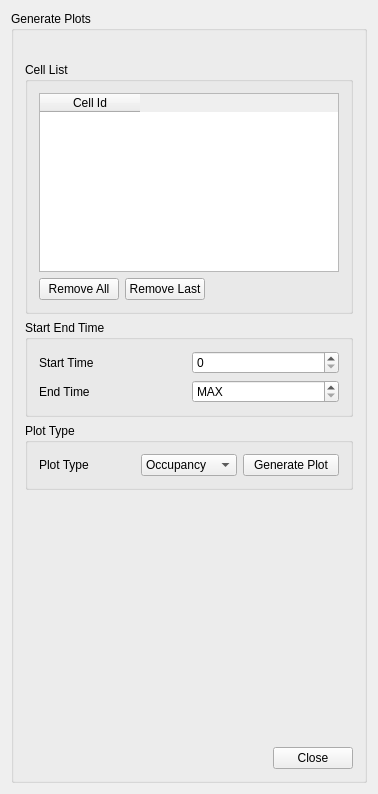
<?xml version="1.0" encoding="UTF-8"?>
<ui version="4.0">
 <class>DGenDelayPlotPanel</class>
 <widget class="QWidget" name="DGenDelayPlotPanel">
  <property name="geometry">
   <rect>
    <x>0</x>
    <y>0</y>
    <width>358</width>
    <height>794</height>
   </rect>
  </property>
  <property name="windowTitle">
   <string>DGenDelayPlotPanel</string>
  </property>
  <layout class="QVBoxLayout" name="verticalLayout_2">
   <item>
    <widget class="QGroupBox" name="DGenDelayPlot_groupBox1">
     <property name="sizePolicy">
      <sizepolicy hsizetype="MinimumExpanding" vsizetype="MinimumExpanding">
       <horstretch>0</horstretch>
       <verstretch>0</verstretch>
      </sizepolicy>
     </property>
     <property name="minimumSize">
      <size>
       <width>0</width>
       <height>300</height>
      </size>
     </property>
     <property name="title">
      <string>Generate Plots</string>
     </property>
     <layout class="QVBoxLayout" name="verticalLayout_3">
      <item>
       <widget class="QLabel" name="hint_label">
        <property name="text">
         <string/>
        </property>
       </widget>
      </item>
      <item>
       <widget class="QGroupBox" name="groupBox">
        <property name="title">
         <string>Cell List</string>
        </property>
        <layout class="QVBoxLayout" name="verticalLayout">
         <item>
          <widget class="QTableWidget" name="sigGp_tableWidget">
           <property name="sizePolicy">
            <sizepolicy hsizetype="Minimum" vsizetype="MinimumExpanding">
             <horstretch>0</horstretch>
             <verstretch>0</verstretch>
            </sizepolicy>
           </property>
           <property name="minimumSize">
            <size>
             <width>300</width>
             <height>0</height>
            </size>
           </property>
           <property name="horizontalScrollBarPolicy">
            <enum>Qt::ScrollBarAlwaysOff</enum>
           </property>
           <property name="sizeAdjustPolicy">
            <enum>QAbstractScrollArea::AdjustToContentsOnFirstShow</enum>
           </property>
           <property name="dragDropOverwriteMode">
            <bool>false</bool>
           </property>
           <property name="alternatingRowColors">
            <bool>true</bool>
           </property>
           <property name="selectionMode">
            <enum>QAbstractItemView::SingleSelection</enum>
           </property>
           <property name="selectionBehavior">
            <enum>QAbstractItemView::SelectRows</enum>
           </property>
           <property name="sortingEnabled">
            <bool>true</bool>
           </property>
           <property name="cornerButtonEnabled">
            <bool>false</bool>
           </property>
           <property name="rowCount">
            <number>0</number>
           </property>
           <column>
            <property name="text">
             <string>Cell Id</string>
            </property>
           </column>
          </widget>
         </item>
         <item>
          <layout class="QHBoxLayout" name="horizontalLayout">
           <item>
            <widget class="QPushButton" name="removeAll_pushButton">
             <property name="text">
              <string>Remove All</string>
             </property>
            </widget>
           </item>
           <item>
            <widget class="QPushButton" name="remove_pushButton">
             <property name="text">
              <string>Remove Last</string>
             </property>
            </widget>
           </item>
           <item>
            <widget class="QLabel" name="feedback_label">
             <property name="sizePolicy">
              <sizepolicy hsizetype="MinimumExpanding" vsizetype="Preferred">
               <horstretch>0</horstretch>
               <verstretch>0</verstretch>
              </sizepolicy>
             </property>
             <property name="text">
              <string/>
             </property>
            </widget>
           </item>
           <item>
            <spacer name="horizontalSpacer">
             <property name="orientation">
              <enum>Qt::Horizontal</enum>
             </property>
             <property name="sizeHint" stdset="0">
              <size>
               <width>0</width>
               <height>0</height>
              </size>
             </property>
            </spacer>
           </item>
          </layout>
         </item>
        </layout>
       </widget>
      </item>
      <item>
       <widget class="QGroupBox" name="groupBox_2">
        <property name="title">
         <string>Start End Time</string>
        </property>
        <layout class="QGridLayout" name="gridLayout">
         <item row="0" column="0">
          <widget class="QLabel" name="startTime_label">
           <property name="text">
            <string>Start Time</string>
           </property>
          </widget>
         </item>
         <item row="0" column="1">
          <widget class="QSpinBox" name="startTime_spinBox"/>
         </item>
         <item row="1" column="0">
          <widget class="QLabel" name="endTime_label">
           <property name="text">
            <string>End Time</string>
           </property>
          </widget>
         </item>
         <item row="1" column="1">
          <widget class="QSpinBox" name="endTime_spinBox">
           <property name="specialValueText">
            <string>MAX</string>
           </property>
           <property name="minimum">
            <number>-1</number>
           </property>
           <property name="maximum">
            <number>999999999</number>
           </property>
           <property name="value">
            <number>-1</number>
           </property>
          </widget>
         </item>
        </layout>
       </widget>
      </item>
      <item>
       <widget class="QGroupBox" name="groupBox_3">
        <property name="title">
         <string>Plot Type</string>
        </property>
        <layout class="QHBoxLayout" name="horizontalLayout_2">
         <item>
          <widget class="QLabel" name="plotType_label">
           <property name="text">
            <string>Plot Type</string>
           </property>
          </widget>
         </item>
         <item>
          <widget class="QComboBox" name="plotType_comboBox">
           <item>
            <property name="text">
             <string>Occupancy</string>
            </property>
           </item>
           <item>
            <property name="text">
             <string>Delay</string>
            </property>
           </item>
          </widget>
         </item>
         <item>
          <widget class="QPushButton" name="genPlot_pushButton">
           <property name="text">
            <string>Generate Plot</string>
           </property>
          </widget>
         </item>
        </layout>
       </widget>
      </item>
      <item>
       <spacer name="verticalSpacer">
        <property name="orientation">
         <enum>Qt::Vertical</enum>
        </property>
        <property name="sizeHint" stdset="0">
         <size>
          <width>0</width>
          <height>0</height>
         </size>
        </property>
       </spacer>
      </item>
      <item>
       <layout class="QHBoxLayout" name="horizontalLayout_4">
        <item>
         <spacer name="horizontalSpacer_3">
          <property name="orientation">
           <enum>Qt::Horizontal</enum>
          </property>
          <property name="sizeHint" stdset="0">
           <size>
            <width>0</width>
            <height>0</height>
           </size>
          </property>
         </spacer>
        </item>
        <item>
         <widget class="QPushButton" name="close_pushButton">
          <property name="text">
           <string>Close</string>
          </property>
         </widget>
        </item>
       </layout>
      </item>
     </layout>
    </widget>
   </item>
  </layout>
 </widget>
 <layoutdefault spacing="6" margin="11"/>
 <resources/>
 <connections/>
</ui>
